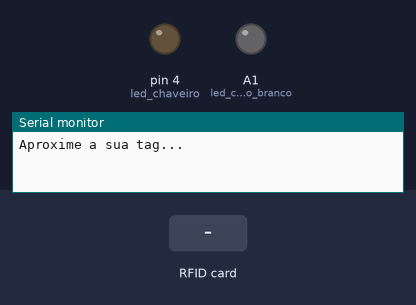
The sketch below on a simulated Arduino Uno, built with avr-gcc and run on an emulated ATmega328P. On the bench: output pins drawn as LEDs (lit = HIGH), the last lines printed to the serial monitor. The inputs (shaded band) are chosen by the test bench. Pins used as bus, display or sensor lines are not drawn.

Above: at 1.2 s.
1.3 s: RFID card F3 3B 21 0F held to the reader
At 2.1 s:
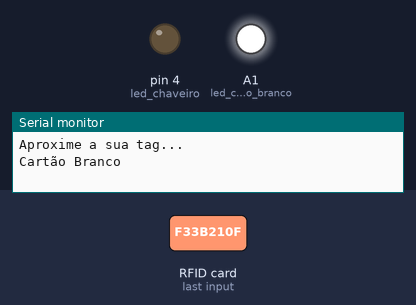
2.8 s: RFID card A3 3E E5 9F held to the reader
At 3.5 s:
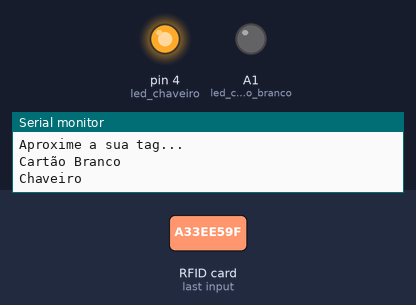
4.3 s: RFID card 5E 7A 19 C4 held to the reader
At 4.9 s:
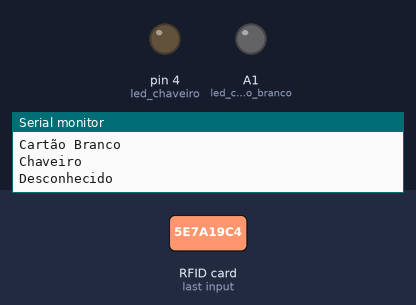
Timing chart, 0 to 7.3 s (numbered marks = the images above; inputs shaded):
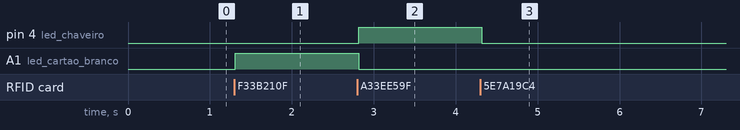

Measured:
- after the input at 1.3 s, A1 (led_cartao_branco): LOW → HIGH at once
- after the input at 2.8 s, pin 4 (led_chaveiro): LOW → HIGH at once; A1 (led_cartao_branco): HIGH → LOW at once
- after the input at 4.3 s, pin 4 (led_chaveiro): HIGH → LOW at once

The sketch:

rfid_leds.ino
```cpp
#include <MFRC522.h>
#include <SPI.h>
#include <string.h>

const int RST_PIN = 9;
const int SDA_PIN = 10;

const int led_cartao_branco = A1;
const int led_chaveiro = 4;

const String cartao_branco_uid = "f3 3b 21 0f";
const String chaveiro_uid = "a3 3e e5 9f";

MFRC522 rfid(SDA_PIN, RST_PIN);

void setup() {
  pinMode(led_cartao_branco, OUTPUT);
  pinMode(led_chaveiro, OUTPUT);

  Serial.begin(9600);

  SPI.begin();
  rfid.PCD_Init();

  Serial.println("Aproxime a sua tag...");
  Serial.println();
}

void loop() {
   //Procura nova tag
  if (!rfid.PICC_IsNewCardPresent()) {
    return;
  }

  // Seleciona uma tag
  if (!rfid.PICC_ReadCardSerial()) {
    return;
  }

  //Mostra UID na serial
  String read_uid= "";

  for (byte i = 0; i < rfid.uid.size; i++) {
    read_uid.concat(String(rfid.uid.uidByte[i] < HEX ? " 0" : " "));
    read_uid.concat(String(rfid.uid.uidByte[i], HEX));
  }

  read_uid.trim();

  if (read_uid == chaveiro_uid) {
    Serial.println("Chaveiro");
    digitalWrite(led_cartao_branco, LOW);
    digitalWrite(led_chaveiro, HIGH);
  }
  else if (read_uid == cartao_branco_uid) {
    Serial.println("Cartão Branco");
    digitalWrite(led_chaveiro, LOW);
    digitalWrite(led_cartao_branco, HIGH);
  }
  else {
    Serial.println("Desconhecido");
    digitalWrite(led_chaveiro, LOW);
    digitalWrite(led_cartao_branco, LOW);
  }
}
```
